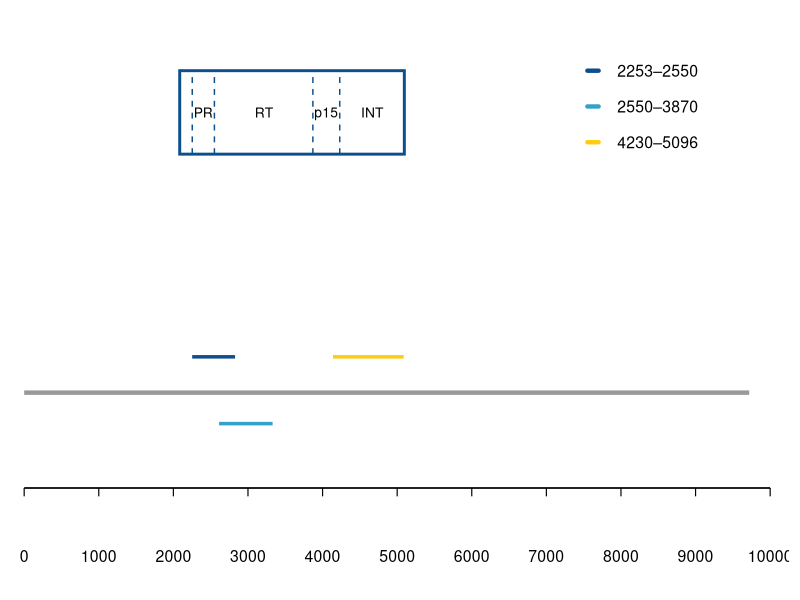
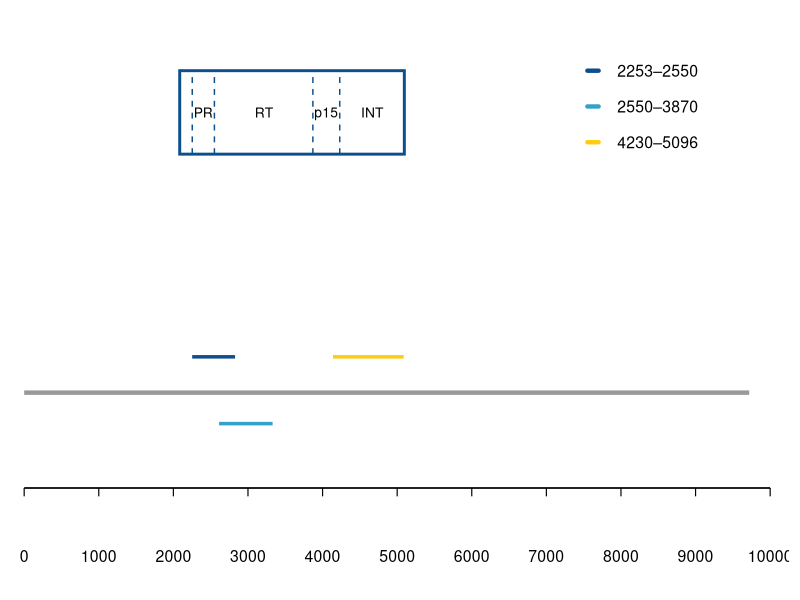
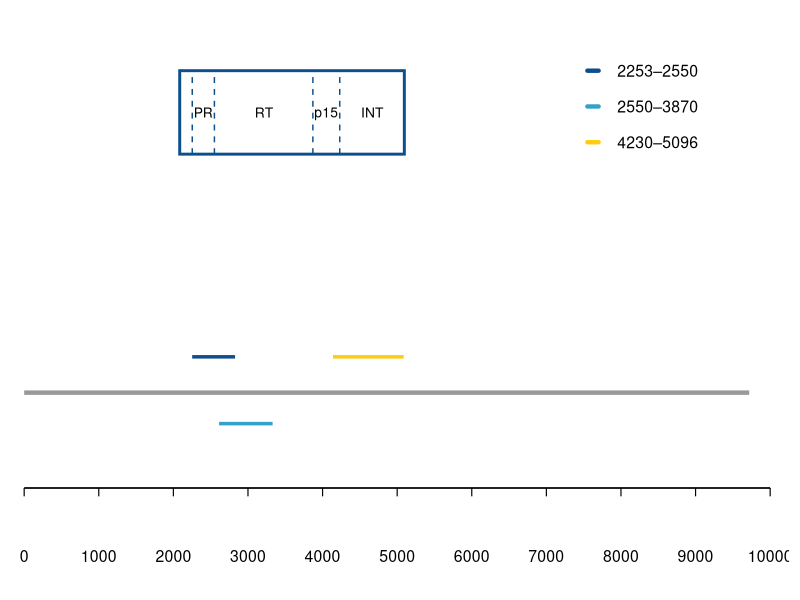

Source code (R) for these figures, in order:
library(tidyverse)
library(scales)

# --- Constants ---
genome_length <- 9719
x_axis_max <- 10000

# --- Regions ---
pol_region <- tibble(
  start = 2085,
  end = 5096
)

pol_subregions <- tibble(
  gene = c("PR", "RT", "p15", "INT"),
  start = c(2253, 2550, 3870, 4230),
  end = c(2550, 3870, 4230, 5096)
)

primer_colors <- c(
  "PR-576" = "#0D4F8B",    # Dark blue
  "RT-718" = "#33A1C9",    # Blue-cyan
  "INT-948" = "#FFCC11"    # Yellow
)

primers <- read_csv("data/regions_igs_no_gag.csv") %>%
  separate(product_coords_incl_primers, into = c("prod_start", "prod_end"), sep = "-", convert = TRUE) %>%
  mutate(pair = str_trim(pair)) %>%
  filter(pair %in% names(primer_colors))

# --- Separator lines including one before PR (at 2253) ---
separator_lines <- bind_rows(
  tibble(start = 2253, ymin = 0, ymax = 0.035),  # Dashed line before PR
  pol_subregions %>%
    filter(start != 2253) %>%  # Other subregions except PR
    transmute(start = start, ymin = 0, ymax = 0.035)
)

x_ticks <- seq(0, x_axis_max, by = 1000)
x_tick_labels <- tibble(
  x = x_ticks,
  y = -0.165,
  label = as.character(x_ticks)
)

# --- Legend data
legend_data <- tibble(
  pair = c("PR-576", "RT-718", "INT-948"),
  label = c("2253–2550", "2550–3870", "4230–5096"),  # Correct coordinates
  xstart = 7550,
  xend = 7700,
  y = 0.035 - (0.015 * (0:2)),
  color = c(primer_colors["PR-576"], primer_colors["RT-718"], primer_colors["INT-948"])
)


products_plot <- primers %>%
  mutate(y = case_when(
    pair == "PR-576" ~ -0.085,   # above genome line
    pair == "RT-718" ~ -0.113,  # below genome line but above x-axis
    pair == "INT-948" ~ -0.085   # above x-axis, same level as PR
  ))

# --- Plot ---
p <- ggplot() +
  # Pol box with blue outline (same vertical size as before)
  geom_rect(aes(xmin = pol_region$start, xmax = pol_region$end, ymin = 0, ymax = 0.035),
            fill = NA, color = primer_colors["PR-576"], size = 1) +
  
  # Smaller gene boxes inside pol, no outline, just text
  geom_rect(data = pol_subregions,
            aes(xmin = start, xmax = end, ymin = 0.005, ymax = 0.030),
            fill = NA, color = NA) +
  
  geom_text(data = pol_subregions,
            aes(x = (start + end) / 2, y = 0.0175, label = gene),
            size = 3.5, fontface = "plain", color = "black") +
  
  # Dashed vertical separator lines just outside gene boxes (including before PR)
  geom_segment(data = separator_lines,
               aes(x = start, xend = start, y = ymin, yend = ymax),
               linetype = "dashed", color = primer_colors["PR-576"], size = 0.5) +
  
  # PCR product lines colored by primer pair (normal thickness)
  geom_segment(data = products_plot,
               aes(x = prod_start, xend = prod_end, y = y, yend = y, color = pair),
               size = 1.2) +
  
  # Mapping baseline (genome line) above x-axis line
  geom_segment(aes(x = 0, xend = genome_length, y = -0.10, yend = -0.10),
               color = "gray60", size = 1.5) +
  
  # Manual x-axis line below mapping baseline
  geom_segment(aes(x = 0, xend = x_axis_max, y = -0.14, yend = -0.14),
               color = "black", size = 0.6) +
  
  # X-axis ticks every 1000
  geom_segment(data = x_tick_labels,
               aes(x = x, xend = x, y = -0.14, yend = -0.1435),
               color = "black", size = 0.4) +
  
  geom_text(data = x_tick_labels,
            aes(x = x, y = y, label = label),
            size = 4, vjust = 1.2, color = "black") +
  
  # Legend lines (thicker and longer) - no overlap with text
  geom_segment(data = legend_data,
               aes(x = xstart, xend = xend, y = y, yend = y, color = pair),
               size = 1.5,
               lineend = "round",
               show.legend = FALSE) +
  
  geom_text(data = legend_data,
            aes(x = xend + 250, y = y, label = label),
            hjust = 0,
            size = 4,
            color = "black") +
  

  # Scales & theme
  scale_x_continuous(
    limits = c(0, x_axis_max + 150),
    expand = expansion(mult = c(0.01, 0.01))
  ) +
  scale_y_continuous(limits = c(-0.18, 0.06), expand = c(0, 0)) +
  
  scale_color_manual(name = "PCR products", values = primer_colors) +
  
  theme_minimal(base_size = 16) +
  theme(
    axis.text = element_blank(),
    axis.ticks = element_blank(),
    panel.grid = element_blank(),
    axis.title = element_blank(),
    legend.position = "none"
  )

print(p)


# Optionally save:

ggsave("images/img_png/pol_primer_product_mapping.png", 
       plot = p, width = 15, height = 3.2, dpi = 500)

ggsave("images/img_svg/pol_primer_product_mapping.svg", 
       plot = p, device = "svg", width = 15, height = 3.5)